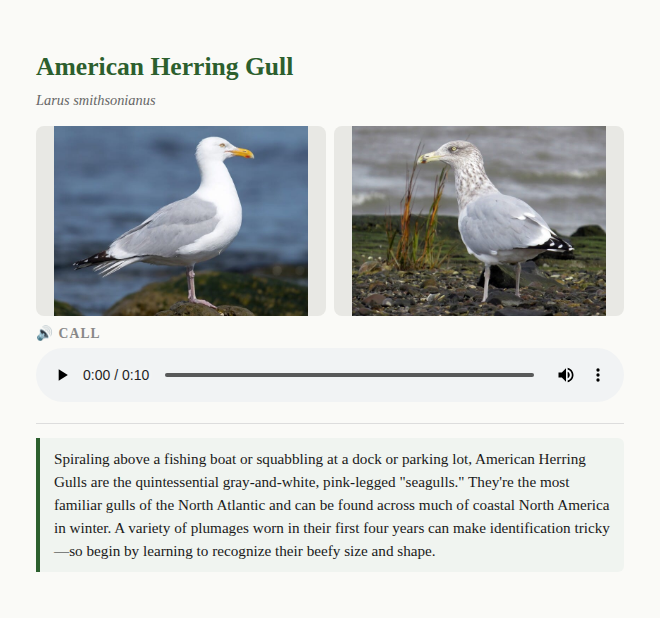
#> input picture examples/American_Herring_Gull_description_name_back.png, 660 x 618 px
$ python -i images.py   (imports and definitions only)
#> lines starting #> are read from the running program, lines starting #| are printed output that depends on the picture
"""Photo processing: inspect, then resize and re-encode as WebP (ADR 0011).

Pure functions over bytes; no network and no disk. Everything done here is a technical
modification (proportional resize, format conversion), so the result stays a copy rather
than an adaptation (licence research 3.1 and 5.2 item 7). Each step is recorded in
``ProcessedImage.modifications`` for the asset's credit.

Requires Pillow (the ``catalog`` extra).
"""

from __future__ import annotations

import io
import logging
import warnings
from dataclasses import dataclass

from PIL import Image, ImageCms, ImageOps

from avianki.media.errors import ImageRejected, MediaError

__all__ = [
    "ImageInfo",
    "ImageRejected",
    "MediaError",
    "ProcessedImage",
    "inspect_image",
    "process_image",
]

log = logging.getLogger("bird_deck")

# Decoding a 60 MP photo needs ~180 MB; anything larger is not a sane lead image and
# is more likely a decompression bomb. Checked from the header, before pixels are decoded.
MAX_PIXELS = 60_000_000

# Below q50 WebP shows visible blocking on feathers; better to reject than ship that.
QUALITY_START = 80
QUALITY_STEP = 5
QUALITY_FLOOR = 50

_RASTER_FORMATS = frozenset({"JPEG", "PNG", "WEBP", "GIF", "TIFF"})
_SNIFF_BYTES = 2048
_EXIF_ORIENTATION = 0x0112


@dataclass(frozen=True)
class ImageInfo:
    width: int
    height: int
    format: str  # Pillow format name, e.g. "JPEG"


@dataclass(frozen=True)
class ProcessedImage:
    data: bytes
    width: int
    height: int
    modifications: tuple[str, ...]
    quality: int  # WebP quality the byte cap settled on


def _looks_like_svg(data: bytes) -> bool:
    head = data[:_SNIFF_BYTES].lstrip(b"\xef\xbb\xbf \t\r\n").lower()
    return head.startswith((b"<svg", b"<?xml", b"<!doctype svg")) or b"<svg" in head


def _decode(data: bytes) -> Image.Image:
    """Open and fully decode ``data`` as a single-frame raster image, or reject it."""
    if _looks_like_svg(data):
        raise ImageRejected("svg")
    try:
        # Pillow only warns between MAX_IMAGE_PIXELS and twice that; make it an error.
        with warnings.catch_warnings():
            warnings.simplefilter("error", Image.DecompressionBombWarning)
            img = Image.open(io.BytesIO(data))
            fmt = img.format or ""
            if fmt not in _RASTER_FORMATS:
                raise ImageRejected("unsupported_format", fmt or "unknown")
            if img.width * img.height > MAX_PIXELS:
                raise ImageRejected("too_many_pixels", f"{img.width}x{img.height}")
            frames = getattr(img, "n_frames", 1)
            if frames > 1:
                raise ImageRejected("animated", f"{frames} frames")
            img.load()
    except ImageRejected:
        raise
    except (Image.DecompressionBombError, Image.DecompressionBombWarning) as exc:
        raise ImageRejected("too_many_pixels", str(exc)) from exc
    except Exception as exc:  # Pillow raises OSError, ValueError, SyntaxError, ... on bad data
        raise ImageRejected("unreadable", f"{type(exc).__name__}: {exc}") from exc
    return img


def inspect_image(data: bytes) -> ImageInfo:
    """Return the displayed size (after EXIF orientation) and format of a raster image.

    Raises ``ImageRejected`` for SVG (sniffed from content, never the extension),
    non-raster, unreadable, truncated, animated or oversized images.
    """
    img = _decode(data)
    width, height = img.size
    if img.getexif().get(_EXIF_ORIENTATION, 1) in (5, 6, 7, 8):
        width, height = height, width
    return ImageInfo(width=width, height=height, format=img.format or "")


def _to_srgb_rgb(img: Image.Image) -> Image.Image:
    """Flatten transparency onto white and return an 8-bit RGB image in sRGB."""
    profile = img.info.get("icc_profile")
    if img.mode in ("RGBA", "LA", "PA") or (img.mode == "P" and "transparency" in img.info):
        rgba = img.convert("RGBA")
        flat = Image.new("RGB", rgba.size, (255, 255, 255))
        flat.paste(rgba, mask=rgba.getchannel("A"))
        img = flat
    elif img.mode != "RGB":
        img = img.convert("RGB")
    if profile:
        # Metadata is stripped from the output, so bake a non-sRGB profile into the pixels
        # first; otherwise Adobe RGB photos would render with washed-out colours.
        try:
            src = ImageCms.ImageCmsProfile(io.BytesIO(profile))
            img = ImageCms.profileToProfile(
                img, src, ImageCms.createProfile("sRGB"), outputMode="RGB"
            ) or img
        except (ImageCms.PyCMSError, OSError, ValueError) as exc:
            log.debug("ICC conversion skipped: %s", exc)
    return img


def process_image(
    data: bytes,
    *,
    min_long_side: int = 800,
    target_long_side: int = 800,
    max_bytes: int = 150_000,
) -> ProcessedImage:
    """Resize to ``target_long_side`` and encode as WebP no larger than ``max_bytes``.

    Rejects (``ImageRejected``) images whose long side is under ``min_long_side``
    (``too_small``), and images that stay over ``max_bytes`` at the lowest quality
    (``too_large``). Never upscales: an image between ``min_long_side`` and
    ``target_long_side`` is re-encoded at its own size. EXIF orientation is applied, the
    result is flattened to RGB and all metadata is dropped. The output is deterministic.
    """
    img = _decode(data)
    img = ImageOps.exif_transpose(img)  # returns a transposed copy, or a copy if untouched
    width, height = img.size
    long_side = max(width, height)
    if long_side < min_long_side:
        raise ImageRejected("too_small", f"long side {long_side} px < {min_long_side} px")

    img = _to_srgb_rgb(img)
    modifications: list[str] = []
    if long_side > target_long_side:
        scale = target_long_side / long_side
        size = (
            target_long_side if width >= height else max(1, round(width * scale)),
            target_long_side if height > width else max(1, round(height * scale)),
        )
        img = img.resize(size, Image.Resampling.LANCZOS)
        modifications.append(f"resized to {target_long_side} px on the long side")
    modifications.append("transcoded to WebP")

    for quality in range(QUALITY_START, QUALITY_FLOOR - 1, -QUALITY_STEP):
        buf = io.BytesIO()
        img.save(buf, format="WEBP", quality=quality, method=6)
        if buf.tell() <= max_bytes:
            return ProcessedImage(
                data=buf.getvalue(),
                width=img.width,
                height=img.height,
                modifications=tuple(modifications),
                quality=quality,
            )
    raise ImageRejected("too_large", f"over {max_bytes} bytes at q{QUALITY_FLOOR}")

>>> import cv2
>>> picture = cv2.imread('../../../examples/American_Herring_Gull_description_name_back.png', cv2.IMREAD_GRAYSCALE)
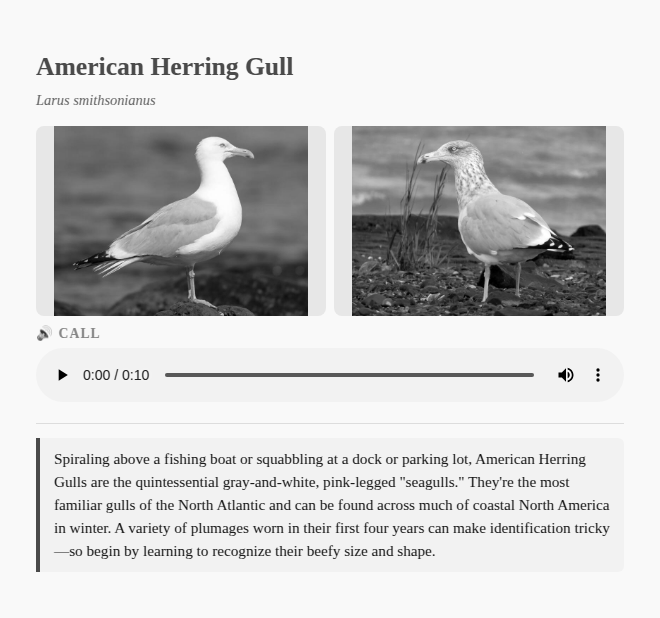
#> picture: shape (618, 660); min 0, max 255, mean 208.4
>>> result = process_image(picture)
#> (the run stopped early here; a loop or call above may not have finished)

$ run again, on examples/American_Herring_Gull_picture_name_front.png
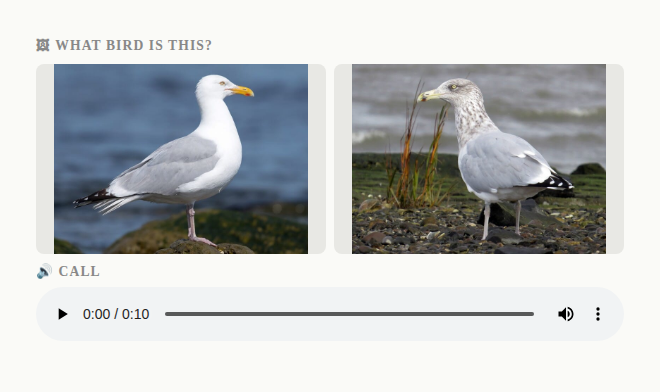
#> input picture examples/American_Herring_Gull_picture_name_front.png, 660 x 392 px
#> `picture = cv2.imread('../../../examples/American_Herring_Gull_descript..`:
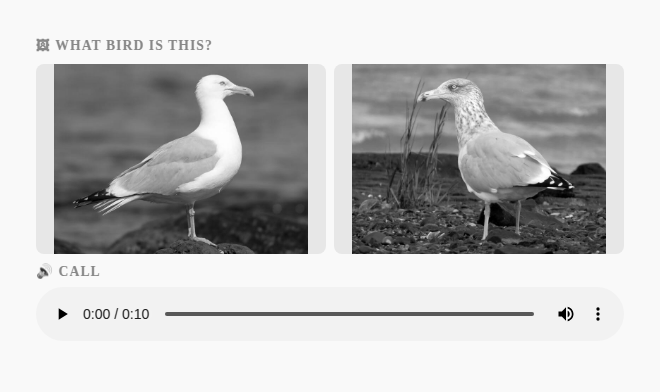
#> picture: shape (392, 660); min 0, max 255, mean 193.9
